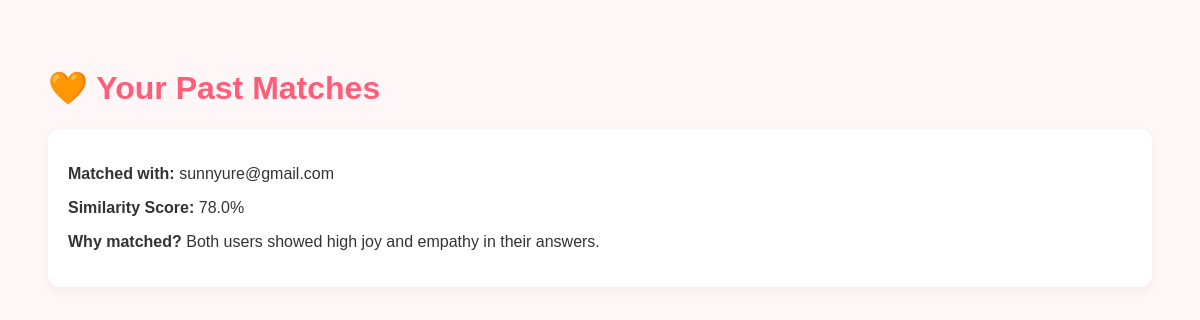
Page /matches/history (signed in) on the committed database.
### app.py (models this page shows)
class MatchResult(db.Model):
    id = db.Column(db.Integer, primary_key=True)
    user_email = db.Column(db.String(120), nullable=False)
    matched_email = db.Column(db.String(120), nullable=False)
    similarity_score = db.Column(db.Float, nullable=False)
    top_emotions = db.Column(db.String(250))  # comma-separated string of matching emotions
    explanation = db.Column(db.Text, nullable=True)

### app.py (the view)
@app.route('/matches/history')
def match_history():
    current_user_email = session.get('email')
    if not current_user_email:
        return redirect(url_for('login'))
    history = MatchResult.query.filter_by(user_email=current_user_email).order_by(MatchResult.id.desc()).all()
    return render_template('match_history.html', matches=history)

### templates/match_history.html (shortened to what this page needs)
<!DOCTYPE html>
<html lang="en">
<head>
</head>
<body>
  <h1>🧡 Your Past Matches</h1>
  {% if matches %}
    {% for match in matches %}
      <div class="match-box">
        <p><strong>Matched with:</strong> {{ match.matched_email }}</p>
        <p><strong>Similarity Score:</strong> {{ (match.similarity_score * 100) | round(2) }}%</p>
        <p><strong>Why matched?</strong> {{ match.explanation }}</p>
      </div>
    {% endfor %}
  {% else %}
    <p>You don’t have any matches yet.</p>
  {% endif %}
</body>
</html>

### templates/match_history.html (style rules this page uses)
body { font-family: 'Quicksand', sans-serif; background: #fef6f7; color: #333; padding: 40px; }
h1 { color: #ff5e78; }
.match-box { background: white; padding: 20px; border-radius: 12px; margin-bottom: 20px; box-shadow: 0 4px 12px rgba(0,0,0,0.05); }

### rows in the picture
MatchResult: matched_email "sunnyure@gmail.com", (match.similarity_score*100)|round(2) "78.0", explanation "Both users showed high joy and empathy in their answers."
